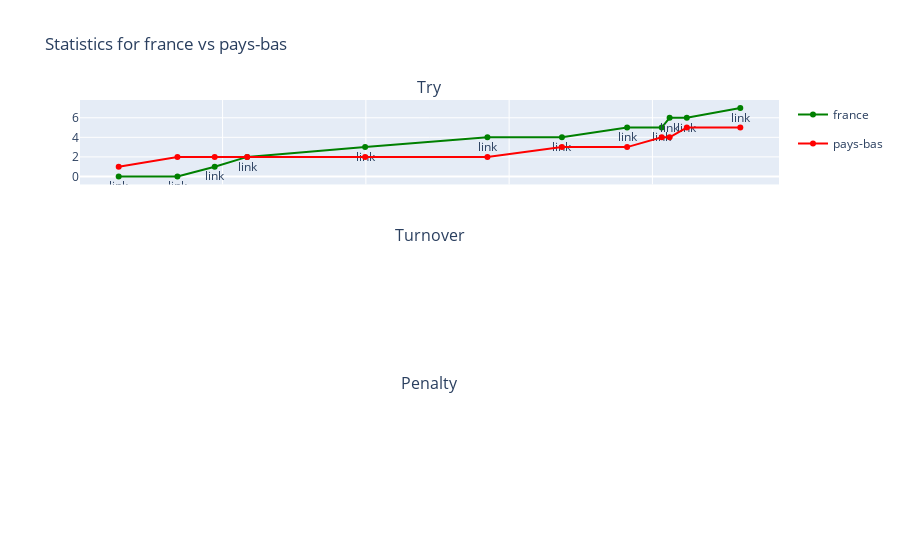
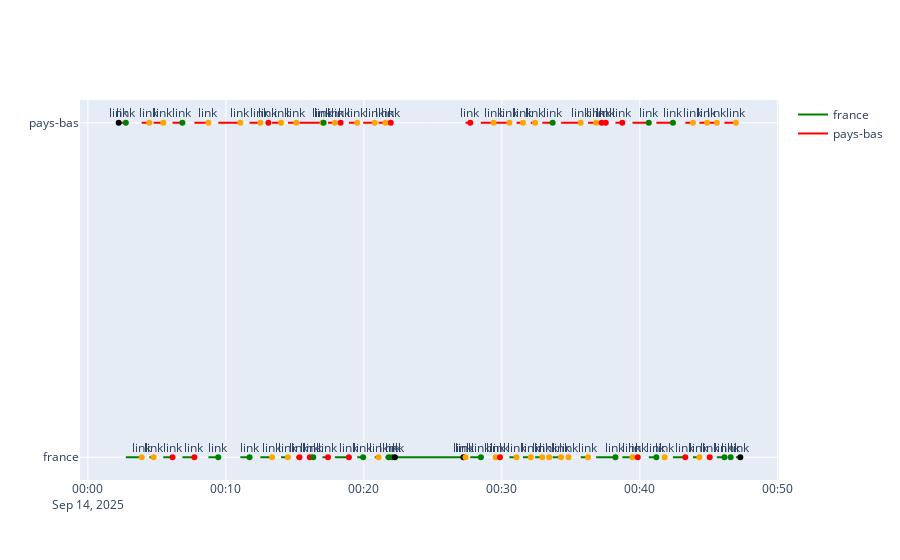
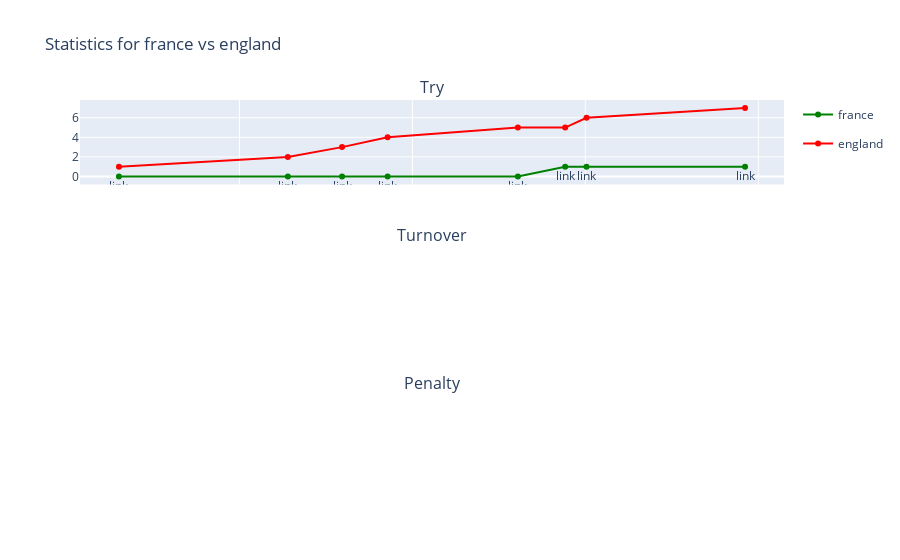
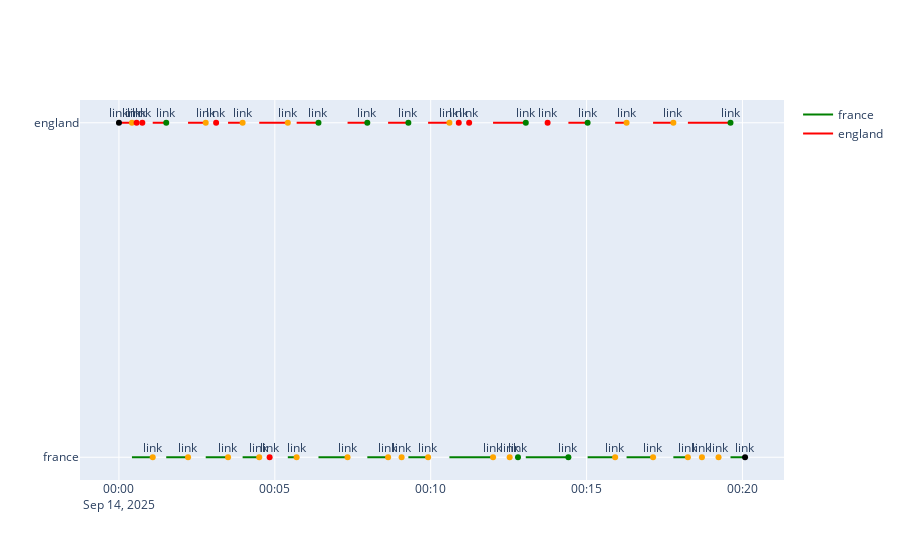

Notebook source saved alongside these figures, in order:
### Code cell
from jinja2 import Template
def get_names(data_path):
    name_1 = data_path.stem.split("_")[0]
    name_2 = data_path.stem.split("_")[1]
    return name_1, name_2
    
input_template_path = ASSETS_ROOT / "template.html"
for i, data_path in enumerate([
    DATA_ROOT / "france_pays-bas.csv",
    DATA_ROOT / "france_england.csv",
]):
    output_html_path = ROOT / f"game_{i}.html"
    local_team_name, other_team_name = get_names(data_path)
    data_df = load_data(data_path, local_team_name, other_team_name)
    
    new_stats_df = get_stats_df(data_df, local_team_name, other_team_name)
    trend_fig = make_fig_1(data_df, local_team_name, other_team_name)
    game_fig = make_game_fig(data_df, local_team_name, other_team_name)

    
    plotly_jinja_data = {
        "game_fig":    game_fig.to_html(full_html=False),
        "trend_fig":   trend_fig.to_html(full_html=False),
        "stats_table": new_stats_df.to_html(),
    }
    #consider also defining the include_plotlyjs parameter to point to an external Plotly.js as described above
    
    with output_html_path.open("w", encoding="utf-8") as output_file:
        with input_template_path.open() as template_file:
            j2_template = Template(template_file.read())
            output_file.write(j2_template.render(plotly_jinja_data))
